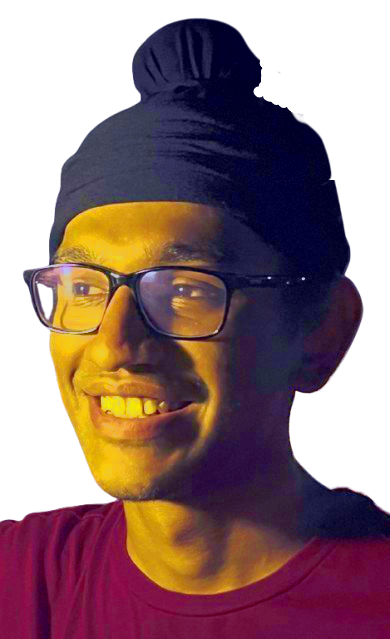
#> input picture profile_picture.png, 390 x 639 px
$ python -i asciiart.py   (imports and definitions only)
#> lines starting #> are read from the running program, lines starting #| are printed output that depends on the picture
### github_functions.py
import requests
import os
import time
from datetime import datetime

def get_total_contributions(username: str="Anga205", token: str=os.getenv("PERSONAL_ACCESS_TOKEN"), start_year: int=2020) -> int:
    """
    Gets the total number of contributions for a user from a given start year to the present.
    This is done by fetching contributions one year at a time.

    Args:
        username (str): The GitHub username.
        token (str): A GitHub personal access token. A token with 'read:user' scope
                     is required to access contribution data.
        start_year (int): The year to start counting contributions from.

    Returns:
        int: The total number of contributions, or -1 if an error occurs.
    """
    if not token:
        return -1

    headers = {
        "Authorization": f"bearer {token}",
        "Content-Type": "application/json"
    }

    # GraphQL query to get total contributions for a specific time range
    query = """
    query($username: String!, $from: DateTime!, $to: DateTime!) {
      user(login: $username) {
        contributionsCollection(from: $from, to: $to) {
          contributionCalendar {
            totalContributions
          }
        }
      }
    }
    """

    graphql_url = "https://api.github.com/graphql"
    total_contributions = 0
    current_year = datetime.now().year

    try:
        for year in range(start_year, current_year + 1):
            from_date = f"{year}-01-01T00:00:00Z"
            # The 'to' date should be the end of the year, or now if it's the current year.
            if year < current_year:
                to_date = f"{year}-12-31T23:59:59Z"
            else:
                to_date = datetime.utcnow().isoformat(timespec='seconds') + 'Z'

            variables = {
                "username": username,
                "from": from_date,
                "to": to_date
            }

            response = requests.post(
                graphql_url,
                headers=headers,
                json={"query": query, "variables": variables}
            )
            response.raise_for_status()
            data = response.json()

            if "errors" in data:
                return -1

            user_data = data.get('data', {}).get('user')
            if not user_data:
                continue

            year_contributions = user_data['contributionsCollection']['contributionCalendar']['totalContributions']
            total_contributions += year_contributions

            # A small delay to be respectful to the API.
            time.sleep(1)

        return total_contributions

    except requests.exceptions.RequestException:
        return -1
    except (KeyError, TypeError):
        return -1

def get_total_repos(username: str="Anga205", token: str=os.getenv("PERSONAL_ACCESS_TOKEN")) -> int:
    """
    Gets the total number of public and private repositories for a user.

    Args:
        username (str): The GitHub username.
        token (str): A GitHub personal access token. A token with 'read:user' scope
                        is required to access repository data.

    Returns:
        int: The total number of repositories, or -1 if an error occurs.
    """
    if not token:
        return -1

    headers = {
        "Authorization": f"bearer {token}",
        "Content-Type": "application/json"
    }

    query = """
    query($username: String!) {
        user(login: $username) {
        repositories {
            totalCount
        }
        }
    }
    """

    variables = {
        "username": username
    }

    graphql_url = "https://api.github.com/graphql"

    try:
        response = requests.post(
            graphql_url,
            headers=headers,
            json={"query": query, "variables": variables}
        )
        response.raise_for_status()
        data = response.json()

        if "errors" in data:
            return -1

        user_data = data.get('data', {}).get('user')
        if not user_data:
            return -1

        total_repos = user_data['repositories']['totalCount']
        return total_repos

    except requests.exceptions.RequestException:
        return -1
    except (KeyError, TypeError):
        return -1

# [5 lines that do not run on import are left out]

### asciiart.py
from PIL import Image
import sys
from datetime import datetime, timezone, timedelta
from github_functions import get_total_contributions, get_total_repos
import html
from dateutil.relativedelta import relativedelta
from leetcode_functions import get_leetcode_solves, get_leetcode_ranking

# ASCII characters from darkest to lightest
ASCII_CHARS = """$@B%8&WM#*oahkbdpqwmZO0QLCJUYXzcvunxrjft/|)(1}{][?-_+~><i!lI;:,",^`'. """
FONT_SIZE = 10  # For ASCII characters only

# INFO block: 20 lines, separated by \n
def get_age_line(timestamp):
    now = datetime.now(timezone.utc)
    then = datetime.fromtimestamp(timestamp, tz=timezone.utc)
    diff = relativedelta(now, then)
    age = f"{diff.years} years, {diff.months} months, {diff.days} days"
    output = "• Age:"
    padding = "." * (60 - len(output) - len(age))
    return f"{output}{padding}{age}"

def get_last_updated_line():
    ist_timezone = timezone(timedelta(hours=5, minutes=30))
    timestamp = datetime.now(ist_timezone).strftime('%d-%m-%Y %I:%M:%S %p')
    output = f"• Last Updated: "
    while (len(output) + len(timestamp)) < 60:
        output += "."
    return f"{output}{timestamp}"

def get_github_stats():
    contributions = f"{get_total_contributions():,}"
    output = "• Github Contributions: "
    while (len(output) + len(contributions)) < 60:
        output += "."
    output += f"{contributions}\n"
    repositories = f"{get_total_repos():,}"
    output += "• Github Repositories: "
    while (len(output) + len(repositories)) <= 120:
        output += "."
#> in image_to_ascii_svg, image is the input picture: PIL image 390x639 RGBA; mean R, G, B, A 62.5, 35.7, 52.8, 170.7
    output += f"{repositories}"
    return output

def get_leetcode_stats():
    solves = get_leetcode_solves()
    solves_str = f"{solves:,}"

    ranking = get_leetcode_ranking()
    ranking_str = f"{ranking:,}"

    output = "• LeetCode Solves: "
    while (len(output) + len(solves_str)) < 60:
        output += "."
    output += f"{solves_str}\n"

    output += "• LeetCode Ranking: "
    while (len(output) + len(ranking_str)) <= 120:
        output += "."
    output += f"{ranking_str}"

    return output

# [20 lines that did not run here, left out]


def resize_image(image, new_width=100):
    """Resize image while preserving aspect ratio."""
#> called with new_width = 100
    width, height = image.size
#> width = 390; height = 639
    aspect_ratio = height / width
#> aspect_ratio = 1.64
    new_height = int(aspect_ratio * new_width)
#> new_height = 163
    return image.resize((new_width, new_height))
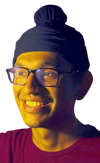
#> returned value: PIL image 100x163 RGBA; mean R, G, B, A 63.3, 36.4, 40.3, 170.7; transparent parts drawn white


def pixel_to_ascii(r, g, b, a):
    """Convert RGBA pixel to ASCII character based on brightness."""
    if a == 0:
        return " "  # Fully transparent → empty space
    grayscale = int(0.299 * r + 0.587 * g + 0.114 * b)
    index = grayscale * (len(ASCII_CHARS) - 1) // 255
    return ASCII_CHARS[index]


def image_to_ascii_svg(image_path, output_path="output.svg", new_width=100):
    try:
        image = Image.open(image_path).convert("RGBA")
    except Exception as e:
        print(f"Failed to open image: {e}")
        return

    image = resize_image(image, new_width)
    width, height = image.size
#> width = 100; height = 163
    pixels = image.load()

    FONT_SIZE = 10
    PADDING = 5
    BORDER_WIDTH = 1
    CORNER_RADIUS = 5

    svg_width = width * FONT_SIZE
#> svg_width = 1000
    svg_height = height * FONT_SIZE
#> svg_height = 1630
    sidebar_width = FONT_SIZE * 40  # Space for INFO block

#> (the run stopped early here; a loop or call above may not have finished)
